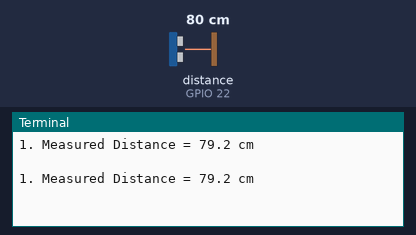
A program run on a simulated Raspberry Pi (BCM pin numbers). On the bench: the last lines printed to the terminal. The inputs (shaded band) are chosen by the test bench; at power-on: distance to the obstacle (sensor on GPIO 22) 80 cm. The echo pulse lasts 58.3 µs per cm; the clock reads 2024-03-15 10:24:30 at power-on unless the program sets it.

Above: at 1.2 s.
1.3 s: distance to the obstacle (sensor on GPIO 22) set to 2 cm
At 2.6 s:
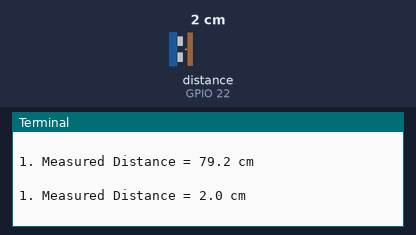
2.8 s: distance to the obstacle (sensor on GPIO 22) set to 4 cm
At 3.9 s:
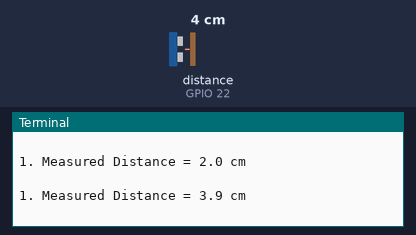
Timing chart, 0 to 5.8 s (numbered marks = the images above; inputs shaded):
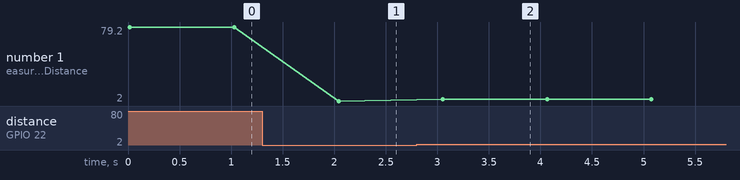

The program:

ultrasonic_distance.py
```python
#Libraries
import RPi.GPIO as GPIO
import time

#GPIO Mode (BOARD / BCM)
GPIO.setmode(GPIO.BCM)

#set GPIO Pins
GPIO_TRIGGER_1 = 17
GPIO_ECHO_1 = 22

# GPIO_TRIGGER_2 = 22
# GPIO_ECHO_2 = 27

# GPIO_TRIGGER_3 = 12
# GPIO_ECHO_3 = 16
#set GPIO direction (IN / OUT)
GPIO.setup(GPIO_TRIGGER_1, GPIO.OUT)
GPIO.setup(GPIO_ECHO_1, GPIO.IN)

# GPIO.setup(GPIO_TRIGGER_2, GPIO.OUT)
# GPIO.setup(GPIO_ECHO_2, GPIO.IN)


# GPIO.setup(GPIO_TRIGGER_3, GPIO.OUT)
# GPIO.setup(GPIO_ECHO_3, GPIO.IN)

maxTime = 0.04

def calculate_distance(trigger, echo):
    maxTime = 0.04

    GPIO.output(trigger, GPIO.LOW)
    time.sleep(0.01)
    GPIO.output(trigger, GPIO.HIGH)
    time.sleep(0.00001)
    GPIO.output(trigger, GPIO.LOW)

    success = True
    pulse_start = time.time()
    timeout = pulse_start + maxTime
    while GPIO.input(echo) == 0:
        if pulse_start< timeout:
            pulse_start = time.time()
        else:
            return 0

    pulse_end = time.time()
    timeout = pulse_end + maxTime
    while GPIO.input(echo) == 1:
        if pulse_end < timeout:
            pulse_end = time.time()
        else:
            return 0

    pulse_duration = pulse_end - pulse_start
    distance = pulse_duration * 17000
    distance = round(distance, 2)

    return distance

if __name__ == '__main__':
    try:
        while True:
            d1 = calculate_distance(GPIO_TRIGGER_1, GPIO_ECHO_1)
            print ("1. Measured Distance = %.1f cm" % d1)

            # d2 = calculate_distance(GPIO_TRIGGER_2, GPIO_ECHO_2)
            # print ("2. Measured Distance = %.1f cm" % d2)

            # d3 = calculate_distance(GPIO_TRIGGER_3, GPIO_ECHO_3)
            # print ("3. Measured Distance = %.1f cm" % d3)

            print("")
            time.sleep(1)

        # Reset by pressing CTRL + C
    except KeyboardInterrupt:
        print("Measurement stopped by User")
        GPIO.cleanup()
```

Measured:
- after the input at 1.3 s, the terminal: prints a new line after 0.74 s (image 1)
- after the input at 2.8 s, the terminal: prints a new line after 0.25 s (image 2)
- plotted number 1: 79.2 → 2 after the input at 1.3 s, 2 → 3.9 after the input at 2.8 s
